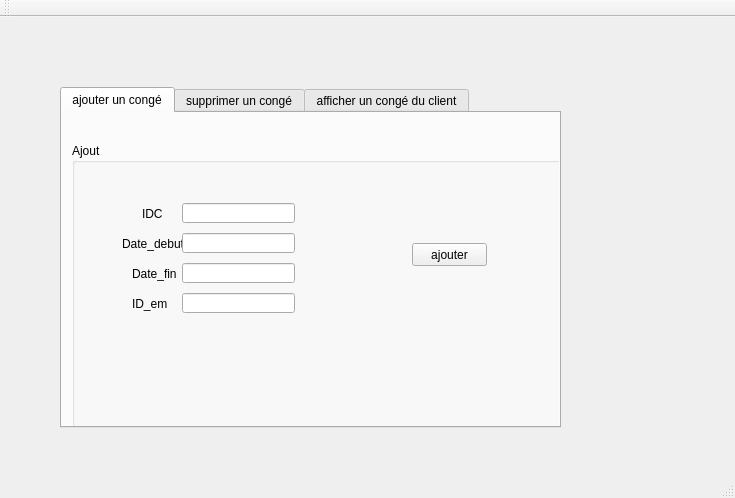
<?xml version="1.0" encoding="UTF-8"?>
<ui version="4.0">
 <class>MainWindow</class>
 <widget class="QMainWindow" name="MainWindow">
  <property name="geometry">
   <rect>
    <x>0</x>
    <y>0</y>
    <width>735</width>
    <height>498</height>
   </rect>
  </property>
  <property name="windowTitle">
   <string>Gestion des Clients</string>
  </property>
  <widget class="QWidget" name="centralWidget">
   <widget class="QTabWidget" name="tabWidget">
    <property name="geometry">
     <rect>
      <x>60</x>
      <y>70</y>
      <width>501</width>
      <height>341</height>
     </rect>
    </property>
    <property name="currentIndex">
     <number>0</number>
    </property>
    <widget class="QWidget" name="tab">
     <attribute name="title">
      <string>ajouter un congé</string>
     </attribute>
     <widget class="QGroupBox" name="groupBox">
      <property name="geometry">
       <rect>
        <x>10</x>
        <y>30</y>
        <width>501</width>
        <height>331</height>
       </rect>
      </property>
      <property name="title">
       <string>Ajout</string>
      </property>
      <widget class="QLabel" name="label">
       <property name="geometry">
        <rect>
         <x>70</x>
         <y>50</y>
         <width>61</width>
         <height>41</height>
        </rect>
       </property>
       <property name="text">
        <string>IDC</string>
       </property>
      </widget>
      <widget class="QLabel" name="label_2">
       <property name="geometry">
        <rect>
         <x>50</x>
         <y>80</y>
         <width>61</width>
         <height>41</height>
        </rect>
       </property>
       <property name="text">
        <string>Date_debut</string>
       </property>
      </widget>
      <widget class="QLabel" name="label_3">
       <property name="geometry">
        <rect>
         <x>60</x>
         <y>110</y>
         <width>61</width>
         <height>41</height>
        </rect>
       </property>
       <property name="text">
        <string>Date_fin</string>
       </property>
      </widget>
      <widget class="QLineEdit" name="le_id">
       <property name="geometry">
        <rect>
         <x>110</x>
         <y>60</y>
         <width>113</width>
         <height>20</height>
        </rect>
       </property>
      </widget>
      <widget class="QLineEdit" name="le_dtd">
       <property name="geometry">
        <rect>
         <x>110</x>
         <y>90</y>
         <width>113</width>
         <height>20</height>
        </rect>
       </property>
      </widget>
      <widget class="QLineEdit" name="le_dtfn">
       <property name="geometry">
        <rect>
         <x>110</x>
         <y>120</y>
         <width>113</width>
         <height>20</height>
        </rect>
       </property>
      </widget>
      <widget class="QLabel" name="label_4">
       <property name="geometry">
        <rect>
         <x>60</x>
         <y>140</y>
         <width>61</width>
         <height>41</height>
        </rect>
       </property>
       <property name="text">
        <string>ID_em</string>
       </property>
      </widget>
      <widget class="QLineEdit" name="le_idem">
       <property name="geometry">
        <rect>
         <x>110</x>
         <y>150</y>
         <width>113</width>
         <height>20</height>
        </rect>
       </property>
      </widget>
      <widget class="QPushButton" name="pushButton">
       <property name="geometry">
        <rect>
         <x>340</x>
         <y>100</y>
         <width>75</width>
         <height>23</height>
        </rect>
       </property>
       <property name="text">
        <string>ajouter</string>
       </property>
      </widget>
     </widget>
    </widget>
    <widget class="QWidget" name="tab_2">
     <attribute name="title">
      <string>supprimer un congé</string>
     </attribute>
     <widget class="QLabel" name="label_5">
      <property name="geometry">
       <rect>
        <x>60</x>
        <y>50</y>
        <width>47</width>
        <height>14</height>
       </rect>
      </property>
      <property name="text">
       <string>IDC_supp</string>
      </property>
     </widget>
     <widget class="QLabel" name="label_6">
      <property name="geometry">
       <rect>
        <x>60</x>
        <y>110</y>
        <width>101</width>
        <height>16</height>
       </rect>
      </property>
      <property name="text">
       <string>ID_em_supp</string>
      </property>
     </widget>
     <widget class="QLineEdit" name="id_sup">
      <property name="geometry">
       <rect>
        <x>180</x>
        <y>50</y>
        <width>113</width>
        <height>20</height>
       </rect>
      </property>
     </widget>
     <widget class="QLineEdit" name="idem_sup">
      <property name="geometry">
       <rect>
        <x>180</x>
        <y>100</y>
        <width>113</width>
        <height>20</height>
       </rect>
      </property>
     </widget>
     <widget class="QPushButton" name="pb_supp">
      <property name="geometry">
       <rect>
        <x>380</x>
        <y>110</y>
        <width>75</width>
        <height>23</height>
       </rect>
      </property>
      <property name="text">
       <string>supprimer</string>
      </property>
     </widget>
    </widget>
    <widget class="QWidget" name="tab_3">
     <attribute name="title">
      <string>afficher un congé du client</string>
     </attribute>
     <widget class="QTableView" name="tab_conge">
      <property name="geometry">
       <rect>
        <x>-5</x>
        <y>-9</y>
        <width>501</width>
        <height>331</height>
       </rect>
      </property>
     </widget>
    </widget>
   </widget>
  </widget>
  <widget class="QMenuBar" name="menuBar">
   <property name="geometry">
    <rect>
     <x>0</x>
     <y>0</y>
     <width>735</width>
     <height>22</height>
    </rect>
   </property>
  </widget>
  <widget class="QToolBar" name="mainToolBar">
   <attribute name="toolBarArea">
    <enum>TopToolBarArea</enum>
   </attribute>
   <attribute name="toolBarBreak">
    <bool>false</bool>
   </attribute>
  </widget>
  <widget class="QStatusBar" name="statusBar"/>
 </widget>
 <layoutdefault spacing="6" margin="11"/>
 <resources/>
 <connections/>
</ui>
